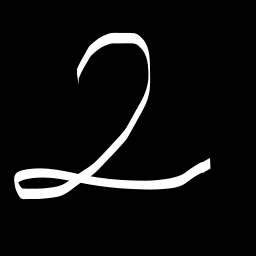
#> input picture machine_learning/data/img/two.png, 256 x 256 px
$ jupyter execute --allow-errors mnist.ipynb   (older library calls are emulated)
#> lines starting #> are read from the running program, lines starting #| are printed output that depends on the picture
[cell 1]
import numpy as np
import matplotlib.pyplot as plt
import pandas as pd
from sklearn.tree import DecisionTreeClassifier

#> (the rest of this cell did not finish here and is left out)

[cell 2]
val = 100


#> (the rest of this cell did not finish here and is left out)

[cell 3]
from sklearn.metrics import accuracy_score

#> (the rest of this cell did not finish here and is left out)

[cell 4]
from PIL import Image, ImageFilter
from matplotlib import pyplot as plt


def imageprepare(argv):
    """
    This function returns the pixel values.
    The imput is a png file location.
    """
#> called with argv = 'data/img/two.png'
    im = Image.open(argv).convert('L')
    width = float(im.size[0])
#> width = 256
    height = float(im.size[1])
#> height = 256
    newImage = Image.new('L', (28, 28), (255))  # creates white canvas of 28x28 pixels
#> newImage: PIL image 28x28 L; every value is 255

    if width > height:  # check which dimension is bigger
        # Width is bigger. Width becomes 20 pixels.
        nheight = int(round((20.0 / width * height), 0))  # resize height according to ratio width
        if (nheight == 0):  # rare case but minimum is 1 pixel
            nheight = 1
            # resize and sharpen
        img = im.resize((20, nheight), Image.ANTIALIAS).filter(ImageFilter.SHARPEN)
        wtop = int(round(((28 - nheight) / 2), 0))  # calculate horizontal position
        newImage.paste(img, (4, wtop))  # paste resized image on white canvas
    else:
        # Height is bigger. Heigth becomes 20 pixels.
        nwidth = int(round((20.0 / height * width), 0))  # resize width according to ratio height
#> nwidth = 20
        if (nwidth == 0):  # rare case but minimum is 1 pixel
            nwidth = 1
            # resize and sharpen
        img = im.resize((nwidth, 20), Image.ANTIALIAS).filter(ImageFilter.SHARPEN)
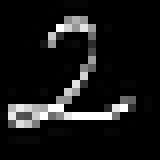
#> img: PIL image 20x20 L (shown 8 times larger); min 0, max 255, mean 23.6
        wleft = int(round(((28 - nwidth) / 2), 0))  # caculate vertical pozition
#> wleft = 4
        newImage.paste(img, (wleft, 4))  # paste resized image on white canvas
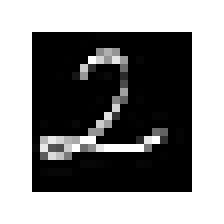
#> newImage: PIL image 28x28 L (shown 8 times larger); min 0, max 255, mean 136.9

    # newImage.save("sample.png

    tv = list(newImage.getdata())  # get pixel values
#> tv = 784 values, max 255 at index 0, min 0 at index 116, mean 136.9

    # normalize pixels to 0 and 1. 0 is pure white, 1 is pure black.
    tva = [(255 - x) * 1.0 / 255.0 for x in tv]
#> tva = 784 values, max 1 at index 116, min 0 at index 0, mean 0.463
    #print(tva)
    return tva

x=[imageprepare('data/img/two.png')]#file path here

print((x[0]))
#> (printed output is left out)

#> (the rest of this cell did not finish here and is left out)

[cell 5]
from sklearn import datasets
from sklearn.svm import SVC
from scipy import misc


digits = datasets.load_digits()
features = digits.data
labels = digits.target

clf = SVC(gamma = 0.001)
clf.fit(features, labels)


img = misc.imread("data/img/2.jpg")
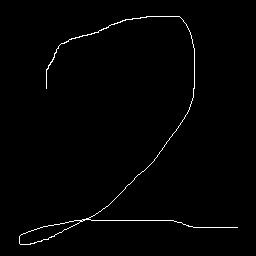
#> input picture machine_learning/data/img/2.jpg, 256 x 256 px
#> img is the input picture: shape (256, 256, 3); min 0, max 255, mean 2.9
img = misc.imresize(img, (8,8))
img = img.astype(digits.images.dtype)
img = misc.bytescale(img, high=16, low=0)


x_test = []

for eachRow in img:
    for eachPixel in eachRow:
        x_test.append(sum(eachPixel)/3.0)
#> this loop made 8 passes
#> after the loop, x_test = 64 values, max 16 at index 57, min 0 at index 0, mean 3.2

print(x_test)
#> (printed output is left out)

print(clf.predict([x_test]))
#| [2]
